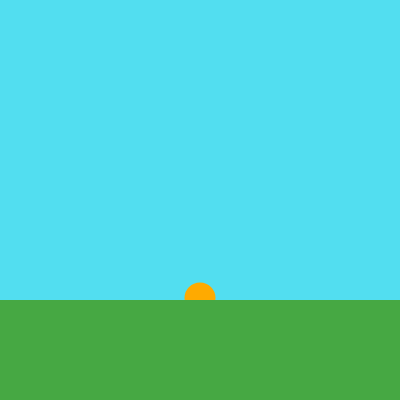
Frame 1 (no input)
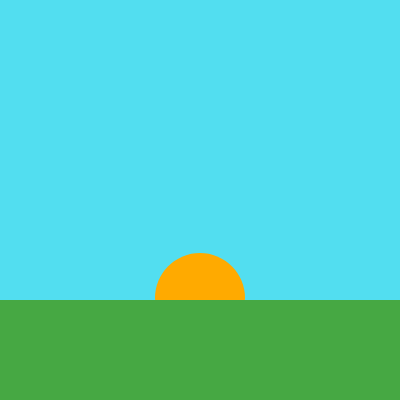
Frame 60 (no input)
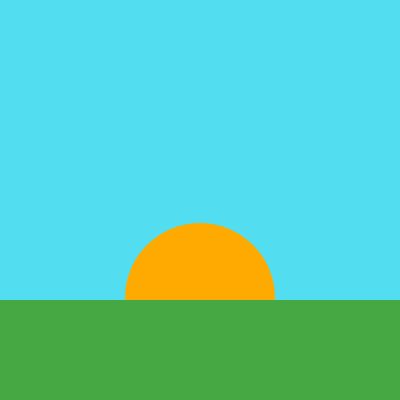
Frame 120 (the mouse pressed at the canvas centre since frame 60)

The p5.js sketch that drew these frames (run headless with seeded random() and noise() and a simulated clock; from frame 60 on, the mouse is pressed at the canvas centre):

// p5.js sketch
// ── sketch.js
var sunSize = 30; 
var sunY = 300; 

function setup() {
    createCanvas(400, 400); 
}

function draw() {
    // 6: Sol que explota
    noStroke(); 
    
    sunSize = sunSize + 1; 
    
    background(82, 222, 240); 
    
    fill(255, 170, 0); 
    ellipse(200, 298, sunSize, sunSize); 
    
    fill(70, 168, 67); 
    rect(0, 300, 400, 100); 
    
    if (sunSize > 600) {
        sunSize = 30;
    }
}
